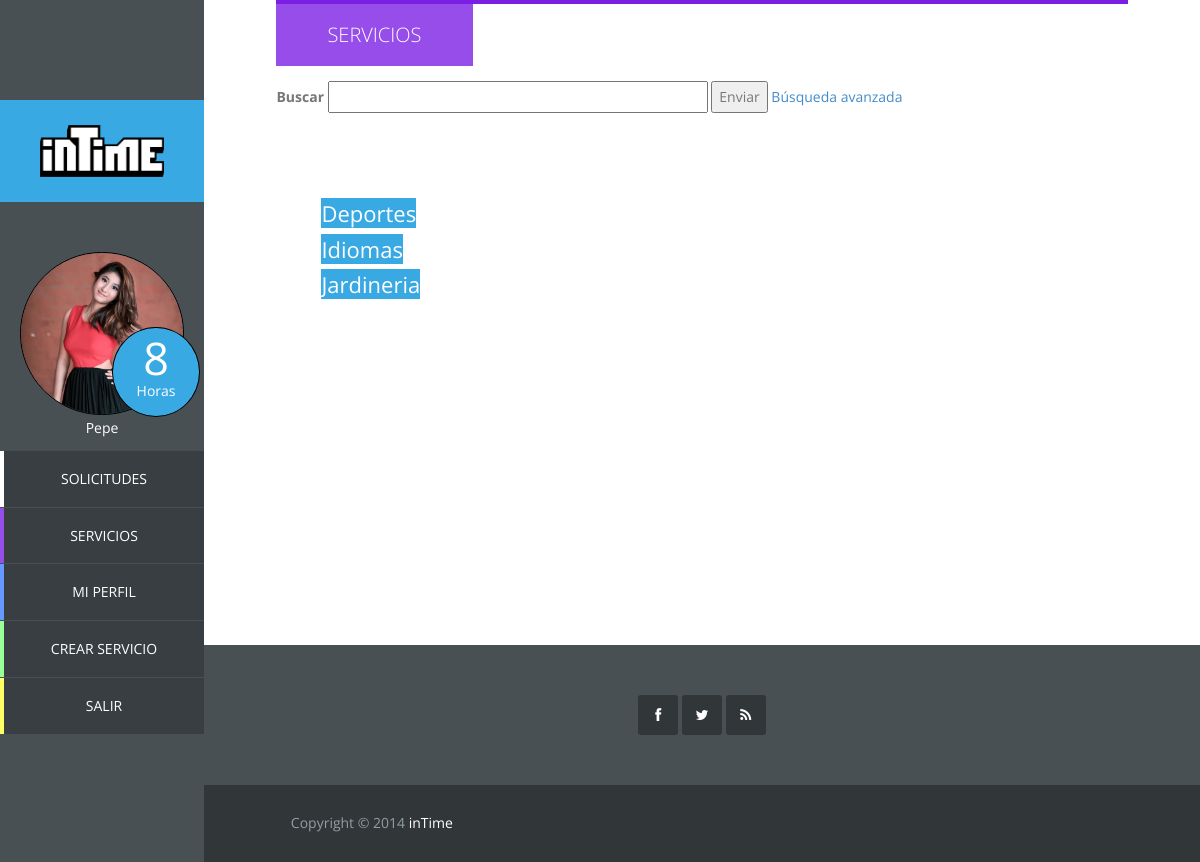
The page /vista/categoria1.php (signed in) on the database its author committed.
### tables this page shows
CREATE TABLE IF NOT EXISTS `categoria` (
  `id_categoria` int(11) NOT NULL AUTO_INCREMENT,
  `categoria` varchar(20) NOT NULL,
  PRIMARY KEY (`id_categoria`),
  UNIQUE KEY `categoria` (`categoria`)
);

### controlador/opbasededatos.php (called while the page is built, shortened)
<?php
class Mysql{
	protected $host="localhost";
	protected $user="root";
    protected $clave="";
    protected $bd="intime";
    private $conexion;
	public function conectar(){
        $this->conexion=mysqli_connect($this->host,$this->user,$this->clave);
        mysqli_select_db($this->conexion, $this->bd);
		$this->conexion->set_charset("utf8");
    }
	public function conseguirTodasLasCategorias() {
		$pst = $this->conexion->prepare("select * from categoria order by categoria");
		$pst->execute();
		$pst->bind_result($id, $categoria);
		while ($pst->fetch()) {
			$resultado[] = array('id'=>$id, 'categoria'=>$categoria);
		}
		return $resultado;
	}
}

### vista/categoria1.php (the view, shortened to what this page needs)
<!DOCTYPE html>
<html lang="es">
	<head>
		<link rel="stylesheet" href="css/font-awesome.min.css">
		<link rel="stylesheet" href="css/templatemo_misc.css">
		<link rel="stylesheet" href="css/bootstrap.min.css">
		<link rel="stylesheet" href="css/templatemo_style.css">
		<link rel="stylesheet" href="css/menu.css">
		<link rel="stylesheet" href="css/rating.css">
	</head>
	<?php
	require_once '../controlador/opbasededatos.php';
	$BDD = new Mysql();
	$resultadoCategorias = $BDD -> conseguirTodasLasCategorias();
	?>
	<body>
		<?php include "sidebar.php"
		?>
		<div id="main-content">
			<div id="templatemo">
				<div id="services" class="section-content">
					<div class="row">
						<div class="col-md-12">
							<div class="section-title">
								<h2>Servicios</h2>
								<div class="buscador">
									<form method="post" action="busqueda.php" accept-charset="utf-8">
										<label>Buscar</label>
										<input type="text" size="50">
										<button type="submit" name="submit" value="Enviar">
											Enviar
										</button>
										<a href="">Búsqueda avanzada</a>
									</form>
								</div>
							</div>
							<div class="cuerpo" id="servicios">
								<ul class = "lista-categorias">
									<?php
										foreach($resultadoCategorias as $row){
									?>
										<li id="elem-categoria">
											<a href="#" onclick="mostrarServicios(<?php echo "'".$row['categoria']."'"?>)"><?php echo $row['categoria'] ?></a>
										</li>
									<?php
										}
									?>
								</ul>
							</div>
						</div>
					</div>
				</div>
				<?php include 'footer.php'
				?>
			</div>
		</div>
	</body>
</html>

### vista/css/templatemo_style.css (style rules this page uses)
body { font: 14px/1.85em 'Open Sans', Arial, Helvetice Neue, sans-serif; color: #777777; font-weight: 300px; font-style: normal; -webkit-font-smoothing: antialiased; -webkit-text-size-adjust: 100%; }
a, a:hover, a:focus { text-decoration: none; -webkit-transition: all 150ms ease-in; -moz-transition: all 150ms ease-in; -o-transition: all 150ms ease-in; transition: all 150ms ease-in; }
h1, h2, h3, h4, h5, h6 { font-family: 'Open Sans', Arial, Helvetice Neue, sans-serif; }
*, *:before, *:after { -moz-box-sizing: border-box; -webkit-box-sizing: border-box; box-sizing: border-box; }
#main-content, .full-width-slider { width: 83%; }
.section-content { padding: 0 7%; margin-bottom: 100px; height: 200%; }
.section-title { border-top: 4px solid; margin-bottom: 80px; }
.section-title h2 { display: inline-block; padding: 20px 51px; color: white; text-transform: uppercase; font-weight: 300; margin: 0; font-size: 20px; }
div.buscador { position: relative; width: 78%; margin-top: 15px; }
#services .section-title { border-color: #7c1fe5; }
#services h2 { background-color: #974dea; margin-right: 0% }
#main-content { float: left; width: 83%; height: 100%; margin-left: 17%; overflow: hidden; }
.cuerpo { padding-left: 5px; min-height: 350px; }
.cuerpo#servicios { float: left; width: 100% }
ul.lista-categorias { display:block; float:left; list-style:none; width: 20%; margin-right: 5%; margin-bottom: 5%; }
li#elem-categoria { width: 100%; margin-top: 5%; }
li#elem-categoria a { width: 100%; min-padding: 0em; 1%; background-color: #38A9E3; color:#FFFFFF; border-bottom: 10%; font-size: 22px; }

### rows shown on the page
categoria: categoria "Deportes"
categoria: categoria "Idiomas"
categoria: categoria "Jardineria"

### other values the page prints
$_SESSION['usuario']->getNombre() "Pepe"
